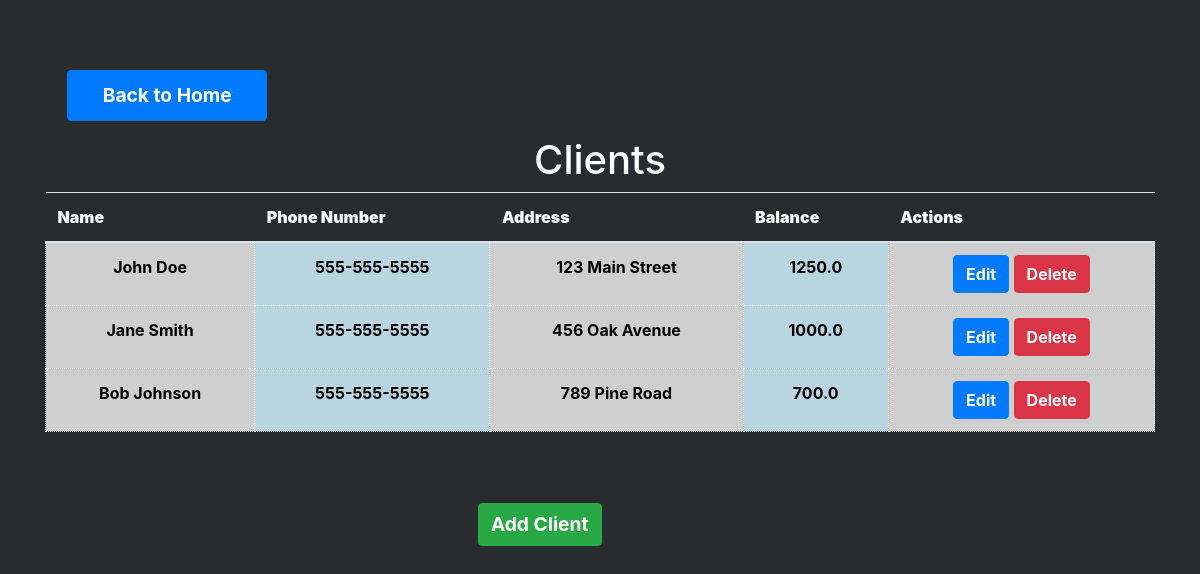
The app's page /clients, older data.
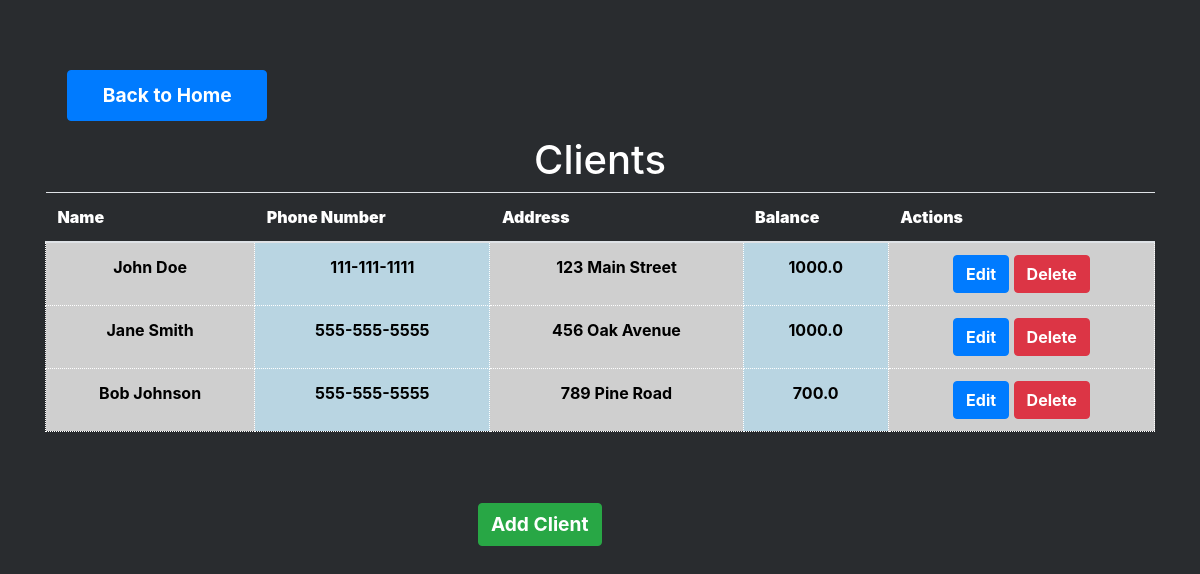
The same page, newer data.
### tables this page shows
CREATE TABLE "Clients" (
	"ClientID"	INTEGER,
	"Name"	TEXT NOT NULL,
	"PhoneNumber"	TEXT NOT NULL,
	"Address"	TEXT,
	"Balance"	REAL NOT NULL,
	PRIMARY KEY("ClientID" AUTOINCREMENT)
);

### app.py (the view)
@app.route('/clients', methods=['GET', 'POST'])
def clients():
    if request.method == 'POST':
        query = request.form.get('search')
        clients = search_clients(query)
    else:
        clients = get_all_clients()
    return render_template('clients.html', clients=clients)

### db_functions.py (called while the page is built)
def connect_db():
    try:
        return sqlite3.connect('SimpleStock.db', timeout=10)
    except sqlite3.Error as e:
        print(f"An error occurred while connecting to the database: {e}")
        return None

def get_all_clients():
    conn = connect_db()
    if not conn:
        return []
    try:
        cursor = conn.cursor()
        cursor.execute('SELECT * FROM Clients')
        clients = cursor.fetchall()
        return clients
    except sqlite3.Error as e:
        print(f"An error occurred while fetching clients: {e}")
        return []
    finally:
        conn.close()

### templates/clients.html (shortened to what this page needs)
<!DOCTYPE html>
<html lang="en">
  <head>
    <link
      rel="stylesheet"
      href="{{ url_for('static', filename='style.css') }}"
    />
    <link
      href="https://stackpath.bootstrapcdn.com/bootstrap/4.5.2/css/bootstrap.min.css"
      rel="stylesheet"
    />
  </head>
  <body>
    <div class="container mt-5">
      <a id="BTN" href="{{ url_for('dashboard') }}" class="btn btn-primary"
        >Back to Home</a
      >
      <h1>Clients</h1>
      <table class="table">
        <thead>
          <tr>
            <th><strong>Name</strong></th>
            <th><strong>Phone Number</strong></th>
            <th><strong>Address</strong></th>
            <th><strong>Balance</strong></th>
            <th><strong>Actions</strong></th>
          </tr>
        </thead>
        <tbody>
          {% for client in clients %}
          <tr>
            <td id="tdEven"><strong>{{ client[1] }}</strong></td>
            <td id="tdOdd"><strong>{{ client[2] }}</strong></td>
            <td id="tdEven"><strong>{{ client[3] }}</strong></td>
            <td id="tdOdd"><strong>{{ client[4] }}</strong></td>
            <td id="tdEven">
              <a
                class="btn btn-primary"
                href="{{ url_for('edit_client', client_id=client[0]) }}"
                style="color: white"
                ><strong>Edit</strong></a
              >
              <a
                href="{{ url_for('delete_client', client_id=client[0]) }}"
                class="btn btn-danger"
                onclick="return confirm('Are you sure you want to delete this client?')"
                ><strong>Delete</strong></a
              >
            </td>
          </tr>
          {% endfor %}
        </tbody>
      </table>
      <a
        id="addClientBTN"
        href="{{ url_for('add_client') }}"
        class="btn btn-success"
        >Add Client</a
      >
    </div>
  </body>
</html>

Row changes from the older to the newer data that the page shows:
changed Clients "John Doe": PhoneNumber "555-555-5555" → "111-111-1111"; Balance "1250.0" → "1000.0"
